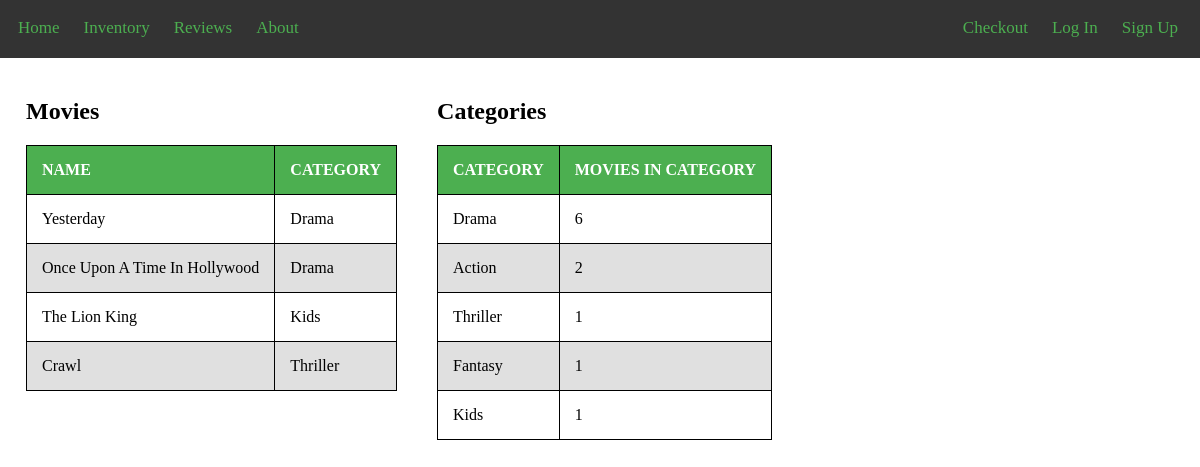
The app's page /, older data.
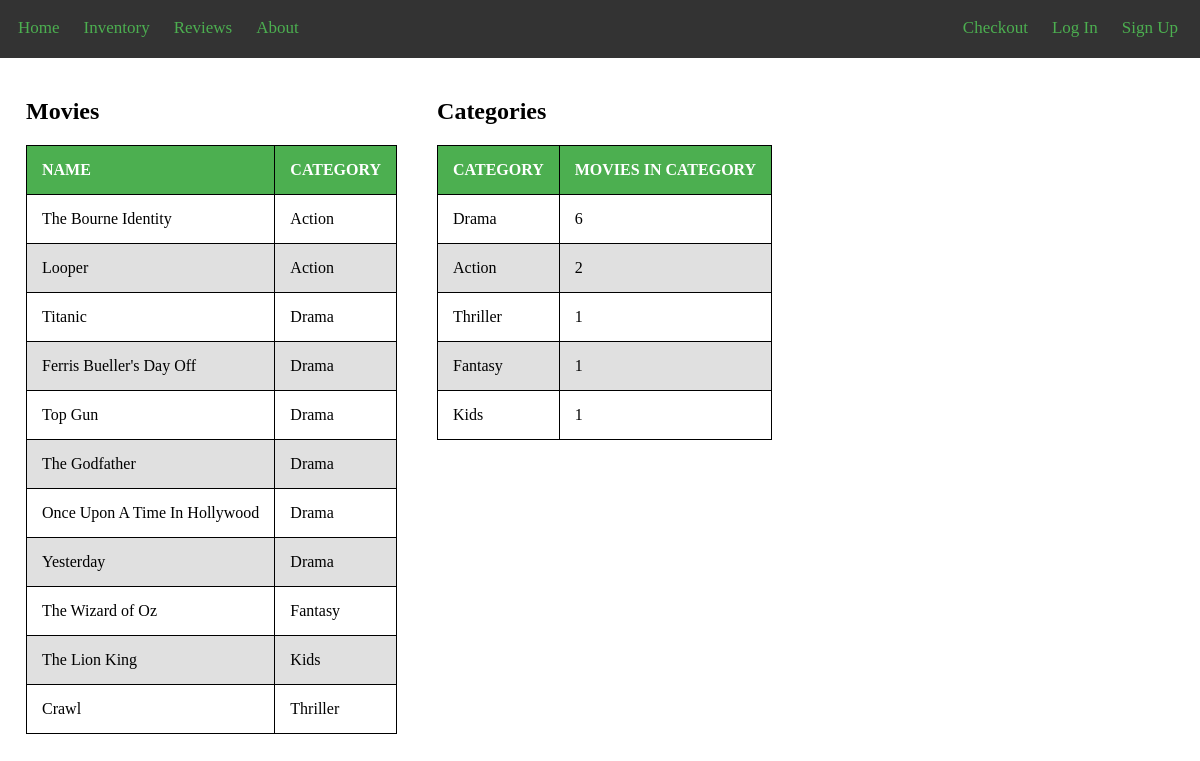
The same page, newer data.
### tables this page shows
CREATE TABLE `Movie` (
  `MOVIE_ID` int(4) NOT NULL,
  `NAME` varchar(30) NOT NULL,
  `DESCRIPTION` varchar(250) NOT NULL,
  `YEAR` int(4) NOT NULL,
  `RATING` int(1) NOT NULL,
  `CATEGORY` varchar(10) NOT NULL
);

CREATE TABLE `Categories` (
  `CATEGORY` varchar(10) NOT NULL,
  `MOVIES_IN_CAT` int(2) NOT NULL
);

### index.php (the view, shortened to what this page needs)
<!DOCTYPE html>
<html>
	<head>
		<link rel="stylesheet" href="main.css">
		<body>
			<?php
				include 'header.php';
			?>
			<div class="container-main">
			<?php
				$conn = mysqli_connect(DB_HOST, DB_USER, DB_PASSWORD, DB_NAME);
			$query = "SELECT Movie.NAME, Movie.CATEGORY FROM Movie ORDER BY CATEGORY ";
				$result = mysqli_query($conn, $query);
				if(mysqli_num_rows($result) > 0){
					  echo "<h2>Movies</h2>";
				echo "<div style='overflow-x:auto';>";
				echo "<table class='table' id='t01' border='1'>";
			        echo "<thead>";
						echo "<tr>";
						echo "<th>NAME</th>";
						echo "<th>CATEGORY</th>";
						echo "</tr>";
			        echo "</thead>";
			        echo "<tbody>";
			        while($row = mysqli_fetch_array($result)){
				   		echo "<tr>";
						echo "<td>" . $row['NAME'] . "</td>";
						echo "<td>" . $row['CATEGORY'] . "</td>";
						echo "</tr>";
			        }
			        echo "</tbody>";
				echo "</table>";
				echo "</div>";
			    } else{
					echo "<p class='lead'><em>No records were found.</em></p>";
			    }
			?>
		</div>
			<div class="container-main">
			<?php
				$conn = mysqli_connect(DB_HOST, DB_USER, DB_PASSWORD, DB_NAME);
			$query = "SELECT * FROM Categories ";
				$result = mysqli_query($conn, $query);
				if(mysqli_num_rows($result) > 0){
					  echo "<h2>Categories</h2>";
				echo "<div style='overflow-x:auto';>";
				echo "<table class='table' id='t01' border='1'>";
			        echo "<thead>";
						echo "<tr>";
						echo "<th>CATEGORY</th>";
						echo "<th>MOVIES IN CATEGORY</th>";
						echo "</tr>";
			        echo "</thead>";
			        echo "<tbody>";
			        while($row = mysqli_fetch_array($result)){
				   		echo "<tr>";
						echo "<td>" . $row['CATEGORY'] . "</td>";
						echo "<td>" . $row['MOVIES_IN_CAT'] . "</td>";
						echo "</tr>";
			        }
			        echo "</tbody>";
				echo "</table>";
				echo "</div>";
			    } else{
					echo "<p class='lead'><em>No records were found.</em></p>";
			    }
			?>
		</div>
		</body>
	</head>
</html>

### header.php
<header>
<div class = "navbar">
		<a class="active" href="index.php">Home</a>
		<a href="inventory.php">Inventory</a>
		<a href="reviews.php">Reviews</a>
		<a href="about.php">About</a>
		<a href="register.php" style="float:right">Sign Up</a>
		<a href="login.php" style="float:right">Log In</a>
		<a href="cart.php" style="float:right">Checkout</a>
</div>
</header>

### main.css (style rules this page uses)
.navbar { background-color: #333; overflow: hidden; padding: 10px; width: 100%; height: 100%; position: relative; left: -12px; bottom: 10px; }
.navbar a { float: left; color: #4CAF50; text-align: center; padding: 10px 12px; text-decoration: none; font-size: 17px; }
.container-main { display: inline-grid; padding: 10px 18px; }
table { border-collapse: collapse; }
table, th, td { border: 1px solid black; }
th, td { padding: 15px; text-align: left; }
tr:nth-child(even) { background-color: #e0e0e0; }
th { background-color: #4CAF50; color:white; }

Row changes from the older to the newer data that the page shows:
added movie: NAME "The Bourne Identity", CATEGORY "Action"
added movie: NAME "Looper", CATEGORY "Action"
added movie: NAME "Titanic", CATEGORY "Drama"
added movie: NAME "Ferris Bueller's Day Off", CATEGORY "Drama"
added movie: NAME "Top Gun", CATEGORY "Drama"
added movie: NAME "The Godfather", CATEGORY "Drama"
shown differently, row unchanged: movie "Once Upon A Time In Hollywood": moves up the list
added movie: NAME "The Wizard of Oz", CATEGORY "Fantasy"
